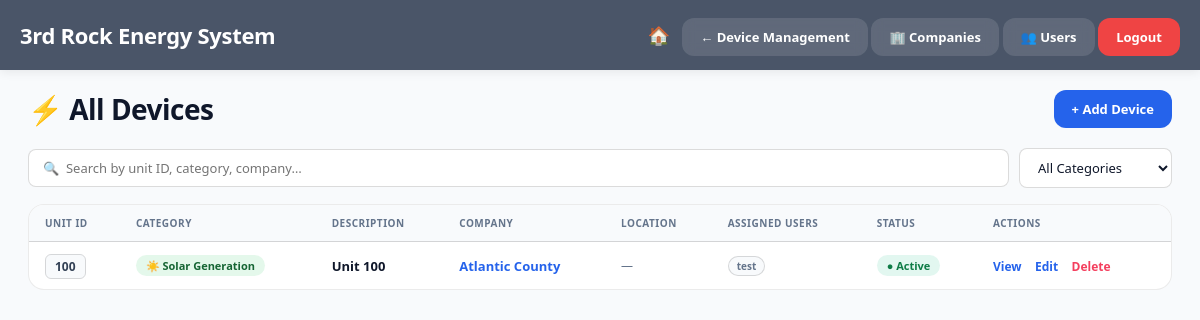
The app's page /device-management/devices/ (signed in), older data.
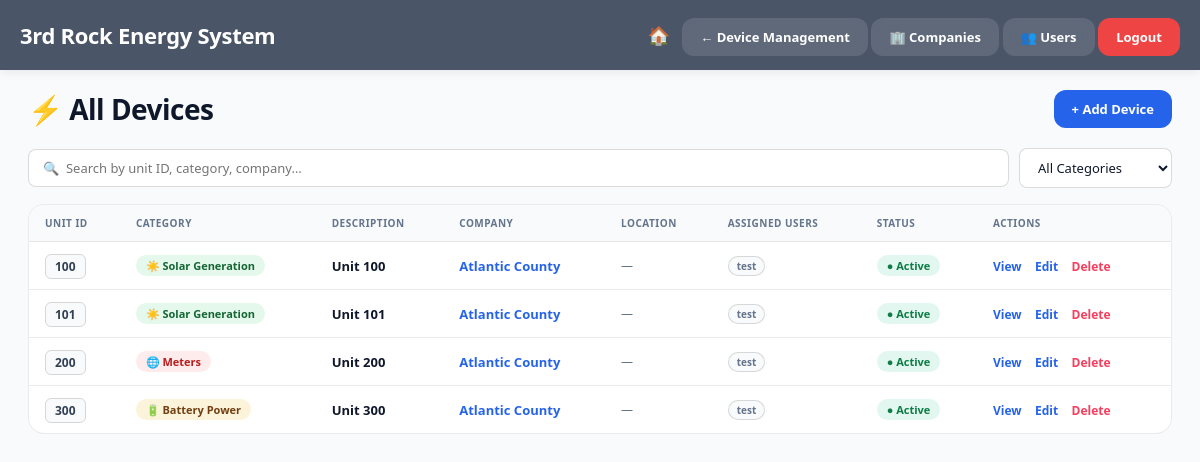
The same page, newer data.
### app1/models.py (models this page shows, shortened)
class Device(models.Model):
    unit_id = models.PositiveIntegerField(unique=True, db_index=True)
    name = models.CharField(max_length=200, default='', blank=True)
    device_category = models.CharField(
        max_length=50,
        choices=DEVICE_CATEGORY_CHOICES,
        default='Meters',
        help_text='Category determines which navbar dropdown this device appears under.',
    )
    per_unit_cost = models.DecimalField(
        max_digits=10, decimal_places=4,
        null=True, blank=True,
        help_text='Cost per kWh for financial calculations (optional).',
    )
    description = models.TextField(blank=True)
    location = models.CharField(max_length=300, blank=True)
    company = models.ForeignKey(
        Company,
        on_delete=models.SET_NULL,
        null=True, blank=True,
        related_name='devices',
    )
    assigned_users = models.ManyToManyField(
        'User',
        blank=True,
        related_name='assigned_devices',
    )
    is_active = models.BooleanField(default=True)
    created_at = models.DateTimeField(auto_now_add=True)
    updated_at = models.DateTimeField(auto_now=True)
    class Meta:
        ordering = ['unit_id']
    def get_display_name(self):
        return self.name if self.name else f"Unit {self.unit_id}"

class Company(models.Model):
    name = models.CharField(max_length=200)
    location = models.CharField(max_length=300, blank=True)
    description = models.TextField(blank=True)
    contact_email = models.EmailField(blank=True)
    contact_phone = models.CharField(max_length=50, blank=True)
    created_at = models.DateTimeField(auto_now_add=True)
    updated_at = models.DateTimeField(auto_now=True)
    created_by = models.ForeignKey(
        'User',
        on_delete=models.SET_NULL,
        null=True,
        blank=True,
        related_name='created_companies',
    )
    class Meta:
        verbose_name = 'Company'
        verbose_name_plural = 'Companies'
        ordering = ['name']

class User(AbstractUser):
    ROLE_CHOICES = [
        ('superadmin', 'Super Admin'),
        ('admin', 'Admin'),
        ('user', 'User'),
    ]
    role = models.CharField(max_length=20, choices=ROLE_CHOICES, default='user')
    unit_ids = models.JSONField(
        default=list,
        blank=True,
        help_text="List of unit IDs this user has access to"
    )
    created_at = models.DateTimeField(auto_now_add=True)
    updated_at = models.DateTimeField(auto_now=True)
    groups = models.ManyToManyField(
        'auth.Group',
        verbose_name='groups',
        blank=True,
        related_name='app1_user_set',
        related_query_name='app1_user',
    )
    user_permissions = models.ManyToManyField(
        'auth.Permission',
        verbose_name='user permissions',
        blank=True,
        related_name='app1_user_set',
        related_query_name='app1_user',
    )
    class Meta:
        verbose_name = 'User'
        verbose_name_plural = 'Users'
    def is_admin_or_superadmin(self):
        return self.role in ('admin', 'superadmin')

### app1/views.py (the view)
# urls.py: path('device-management/devices/', views.device_list, name='device_list'),
@admin_required
def device_list(request):
    devices = Device.objects.select_related('company').prefetch_related('assigned_users').all()
    return render(request, 'app1/device_list.html', {'devices': devices})

### app1/views.py (called while the page is built)
def admin_required(view_func):
    @wraps(view_func)
    @login_required(login_url='login')
    def wrapper(request, *args, **kwargs):
        if not request.user.is_admin_or_superadmin():
            return HttpResponseForbidden(
                "<h2>403 – Forbidden</h2><p>Admin access required.</p>"
            )
        return view_func(request, *args, **kwargs)
    return wrapper

### app1/templates/app1/device_list.html (shortened to what this page needs)
<!DOCTYPE html>
<html lang="en">
<head>
</head>
<body>
<header class="topbar">
  <div class="topbar-brand">3rd Rock Energy System</div>
  <nav class="topbar-nav">
    <a href="{% url 'home' %}" class="tbtn home-btn"> 🏠</a>
    <a href="{% url 'company_list' %}" class="nav-btn">← Device Management</a>
    <a href="{% url 'company_list' %}" class="nav-btn">🏢 Companies</a>
    {% if user.is_admin_or_superadmin %}<a href="{% url 'user_list' %}" class="nav-btn">👥 Users</a>{% endif %}
    <a href="{% url 'logout' %}" class="nav-btn danger">Logout</a>
  </nav>
</header>
<div class="page-header">
  <div class="page-title">⚡ All Devices</div>
  <a href="{% url 'add_device' %}" class="nav-btn accent">+ Add Device</a>
</div>
<div class="content">
  <div class="search-row">
    <input type="text" class="search-input" id="search-input"
           placeholder="🔍  Search by unit ID, category, company…"
           oninput="filterRows()">
    <select class="filter-select" id="cat-filter" onchange="filterRows()">
      <option value="">All Categories</option>
    </select>
  </div>
  {% if devices %}
  <div class="tbl-card">
    <div class="tbl-wrap">
      <table id="devices-table">
        <thead>
          <tr>
            <th>Unit ID</th>
            <th>Category</th>
            <th>Description</th>
            <th>Company</th>
            <th>Location</th>
            <th>Assigned Users</th>
            <th>Status</th>
            <th>Actions</th>
          </tr>
        </thead>
        <tbody>
          {% for device in devices %}
          <tr data-search="{{ device.unit_id }} {{ device.device_category|lower }} {% if device.company %}{{ device.company.name|lower }}{% endif %} {{ device.location|lower }}"
              data-category="{{ device.device_category }}">
            <td><span class="unit-badge">{{ device.unit_id }}</span></td>
            <td>
              {% with cat=device.device_category %}
              {% if cat == "Meters" %}
                <span class="cat-badge cat-Meters">🌐 Meters</span>
              {% elif cat == "Solar Generation" %}
                <span class="cat-badge cat-Solar">☀️ Solar Generation</span>
              {% elif cat == "Battery Power" %}
                <span class="cat-badge cat-Battery">🔋 Battery Power</span>
              {% elif cat == "EV Charging" %}
                <span class="cat-badge cat-EV">🔌 EV Charging</span>
              {% elif cat == "Building Load" %}
                <span class="cat-badge cat-Building">🏢 Building Load</span>
              {% elif cat == "HVAC" %}
                <span class="cat-badge cat-HVAC">❄️ HVAC</span>
              {% elif cat == "Genset" %}
                <span class="cat-badge cat-Genset">⚙️ Genset</span>
              {% else %}
                <span class="cat-badge" style="background:var(--bg);border:1px solid var(--border2);color:var(--text3);">{{ cat }}</span>
              {% endif %}
              {% endwith %}
            </td>
            <td>
              <div style="font-weight:700;">{{ device.get_display_name }}</div>
            </td>
            <td>
              {% if device.company %}
                <a href="{% url 'company_detail' device.company.pk %}" class="company-link">{{ device.company.name }}</a>
              {% else %}
                <span style="color:var(--text3);font-style:italic;">Unassigned</span>
              {% endif %}
            </td>
            <td style="font-size:12px;color:var(--text3);">{{ device.location|default:"—" }}</td>
            <td>
              <div class="user-chips">
                {% for u in device.assigned_users.all %}
                  <span class="uc">{{ u.username }}</span>
                {% empty %}
                  <span style="font-size:11px;color:var(--text3);">None</span>
                {% endfor %}
              </div>
            </td>
            <td>
              <span class="status-dot {% if device.is_active %}active{% else %}inactive{% endif %}">
                {% if device.is_active %}● Active{% else %}○ Inactive{% endif %}
              </span>
            </td>
            <td>
              {% if device.pk %}
                <a href="{% url 'device_detail' device.pk %}" class="act-link">View</a>
                <a href="{% url 'edit_device' device.pk %}" class="act-link">Edit</a>
                <a href="{% url 'delete_device' device.pk %}" class="act-link red">Delete</a>
              {% else %}
                <span style="font-size:11px;color:var(--text3);">—</span>
              {% endif %}
            </td>
          </tr>
          {% endfor %}
        </tbody>
      </table>
    </div>
  </div>
  {% endif %}
</div>
</body>
</html>

### app1/templates/app1/device_list.html (style rules this page uses)
* { margin:0;padding:0;box-sizing:border-box; }

Row changes from the older to the newer data that the page shows:
added Device: unit_id "101", device_category "☀️ Solar Generation", get_display_name "Unit 101", company.name "Atlantic County", location "—", is_active "● Active", shows "View", User (username "test")
added Device: unit_id "200", device_category "🌐 Meters", get_display_name "Unit 200", company.name "Atlantic County", location "—", is_active "● Active", shows "View", User (username "test")
added Device: unit_id "300", device_category "🔋 Battery Power", get_display_name "Unit 300", company.name "Atlantic County", location "—", is_active "● Active", shows "View", User (username "test")
